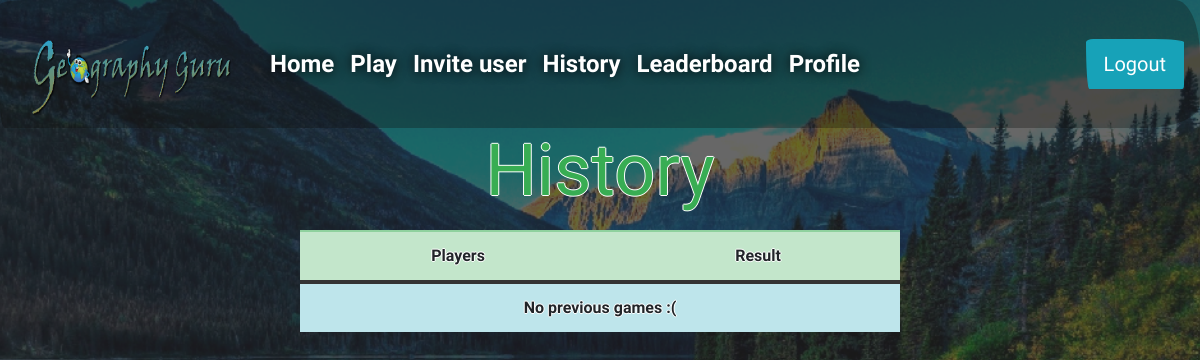
/history (signed in), run on an earlier commit of the app's database.
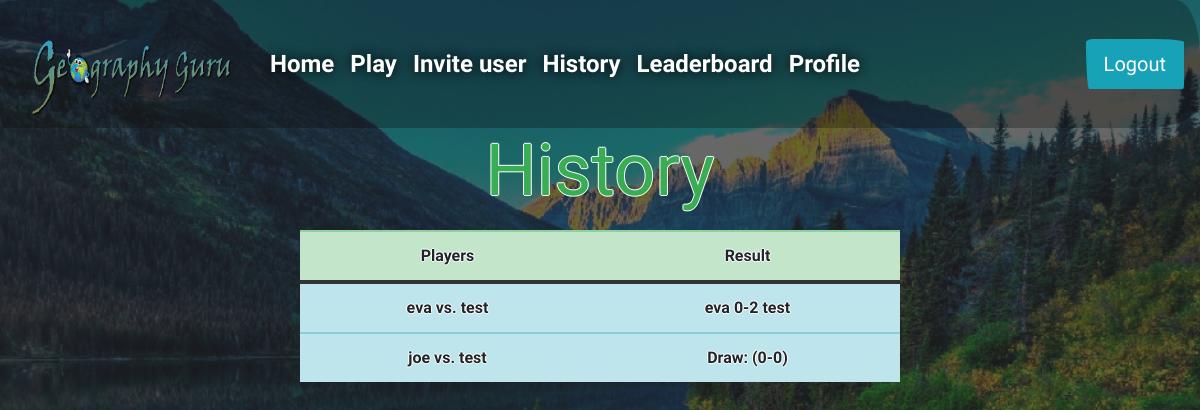
And on a later commit of the database.
### tables this page shows
CREATE TABLE 'games' ('game_id' integer PRIMARY KEY AUTOINCREMENT NOT NULL, 'player1_id' integer NOT NULL, 'player2_id' integer NOT NULL, 'questions' text NOT NULL, 'score' INTEGER NOT NULL DEFAULT 999, 'player1_name' text, 'player2_name' text, 'status' text NOT NULL DEFAULT 'starting');

### application.py (the view)
@app.route("/history", methods=["GET"])
@login_required
def history():
    session["score"] = 0
    session["finished"] = 0
    history = user_history(session.get("user_id"))
    for game in range(len(history)):
        matchup = find_matchup(history[game]["game_id"])
        history[game]["matchup"] = matchup[0]["player1_name"] + " vs. " + matchup[0]["player2_name"]
    return render_template("history.html", history=history)

### helpers.py (called while the page is built)
def login_required(f):
    @wraps(f)
    def decorated_function(*args, **kwargs):
        if session.get("user_id") is None:
            return redirect("/login")
        return f(*args, **kwargs)
    return decorated_function

def user_history(user_id):
    return db.execute("SELECT game_id, status FROM games WHERE (status != 'active' AND status != 'starting') AND (player1_id = :user_id OR player2_id = :user_id) ORDER BY game_id DESC LIMIT 10", user_id=session.get("user_id"))

def find_matchup(game_id):
    return db.execute("SELECT player1_name, player2_name FROM games WHERE game_id = :game_id", game_id=game_id)

### templates/history.html (shortened to what this page needs)
{% extends "layout.html" %}
{% block main %}
<b><label for="exampleTextarea"><h1 class="display-3">History</h1></label></b>
    <table class="table">
      <thead>
        <tr class="table-success">
          <th scope="col">Players</th>
          <th scope="col">Result</th>
        </tr>
      </thead>
      {% if history %}
          {% for game in history %}
            <tr class="table-info">
                <td>{{ game.matchup }}</td>
                <td>{{ game.status }}</td>
            </tr>
          {% endfor %}
        {% else %}
        <tr class="table-info">
          <td colspan="4">No previous games :(</td>
        </tr>
        {% endif %}
{% endblock %}

What changed in the data, as far as the page shows it:
added games: matchup "eva vs. test", status "eva 0-2 test"
now on this page (row edited): games: matchup "joe vs. test", status "Draw: (0-0)"
Also different on the page:
text no longer shown: "No previous games :("
